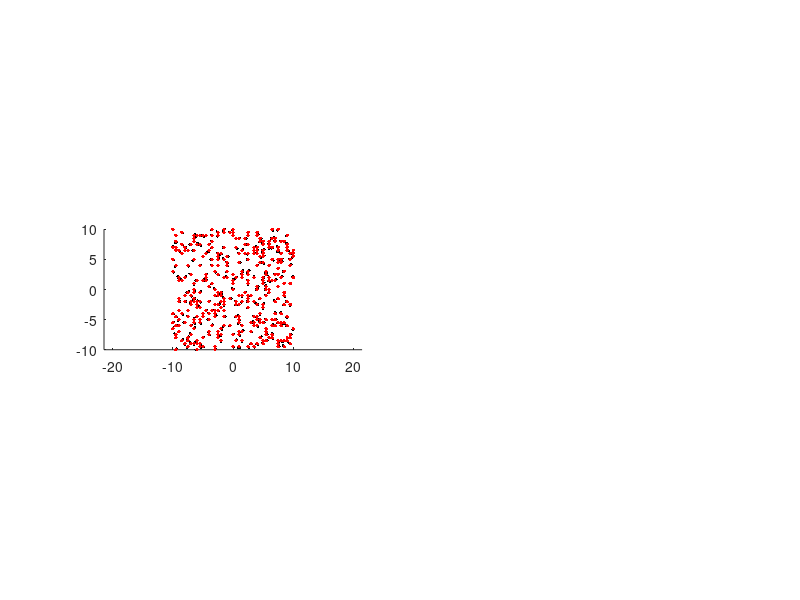

The MATLAB source for this figure: (Note: this script raises an error after producing the figure.)
%% toy example

xx=-10:0.1:10;
[x1,x2]=meshgrid(xx);
x1r=reshape(x1,[],1);
x2r=reshape(x2,[],1);
nsamps=length(x1r);

rho=1;
delta=3;
y_noise=0.2*rho;
x1_c=-2; % peak center coordinates
x2_c=7;

xdist=(x1r-x1_c).^2 +(x2r-x2_c).^2;
y=rho.*exp(-xdist./(2*delta^2))+randn(nsamps,1)*y_noise;  % response+noise



x1_lim=[-10,10];
x2_lim=[-10;10];
imagesc(x1_lim,x2_lim,reshape(y,size(x1)))
axis equal;axis tight
colorbar
colormap jet
%% create binned regressors
% use 0.5% of the data
n_train=round(0.01*nsamps);
randinx=randsample(nsamps,n_train);
x1_train=x1r(randinx);
x2_train=x2r(randinx);
y_train=y(randinx);

binwidth=0.5;

x1crs = round(x1_train/binwidth)*binwidth;  % gridded locations
x2crs = round(x2_train/binwidth)*binwidth;  % gridded locations

xp1 = unique(x1crs); 
xp2 = unique(x2crs);
n1 = length(xp1);
n2 = length(xp2);

% Insert stimuli into design matrix
xntrp1 = interp1(xp1,1:n1,x1crs,'nearest');
xntrp2 = interp1(xp2,1:n2,x2crs,'nearest');
xstim = sparse(1:n_train,xntrp1+n1*(xntrp2-1),1,n_train,n1*n2);

% Plot occupancy and spatial grid points with data
subplot(323); plot(x1_train,x2_train,'k.'); 
hold on; plot(x1crs,x2crs,'r.', 'markersize', 8);hold off;
axis equal; axis tight; box off;


%%
minlens=1;
dims=[n1,n2];
[kest,ASDstats,dd] = fastASD(xstim,y_train-mean(y_train),dims,minlens);
%kest=flipud(kest);
%%
subplot(211)
imagesc(x1_lim,x2_lim,reshape(y-mean(y),size(x1)))
title("Signal data + noise")
axis equal; axis tight; box off;
set(gca,'YDir','normal')
subplot(212)
imagesc(x1_lim,x2_lim,reshape(kest,dims)')
title("Estimated receptive field")
axis equal; axis tight; box off;
colormap jet
set(gca,'YDir','normal')
%% predict
yhat=xstim*kest;
figure
plot(y_train-mean(y_train)-yhat,'ko');



